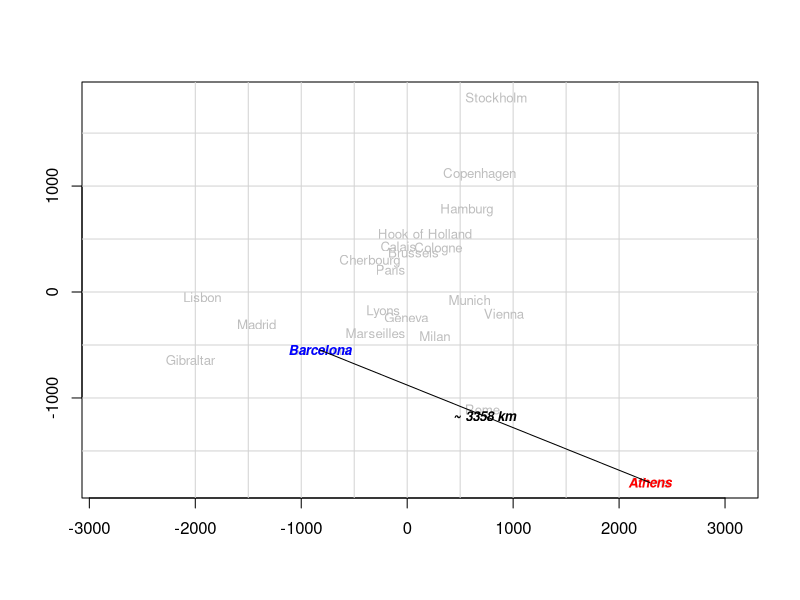

Source code (R):
library(datasets)
library(stats)
data<-cmdscale(eurodist)
head(data)
eurodist

require(stats)
loc <- cmdscale(eurodist)
rx <- range(x <- loc[,1])
ry <- range(y <- -loc[,2])
plot(x, y, type="n", asp=1, xlab="", ylab="")
abline(h = pretty(rx, 10), v = pretty(ry, 10), col = "light gray")
text(x, y, labels(eurodist), cex=0.8, col='gray')
#points(x, y, cex=0.8)
#points(x[1],y[1], col='red', pch=16)
text(x[1],y[1],rownames(data)[1], col='red', cex=0.8, font=4)
#points(x[2],y[2], col='green', pch=16)
text(x[2],y[2],rownames(data)[2], col='blue', cex=0.8, font=4)
lines(x[1:2], y[1:2])

dist12 = round(sqrt((x[2]-x[1])^2 + (y[2]-y[1])^2))
text(mean(x[1:2]),mean(y[1:2]), paste('~',as.character(dist12),'km'), cex=0.8, font=4)
